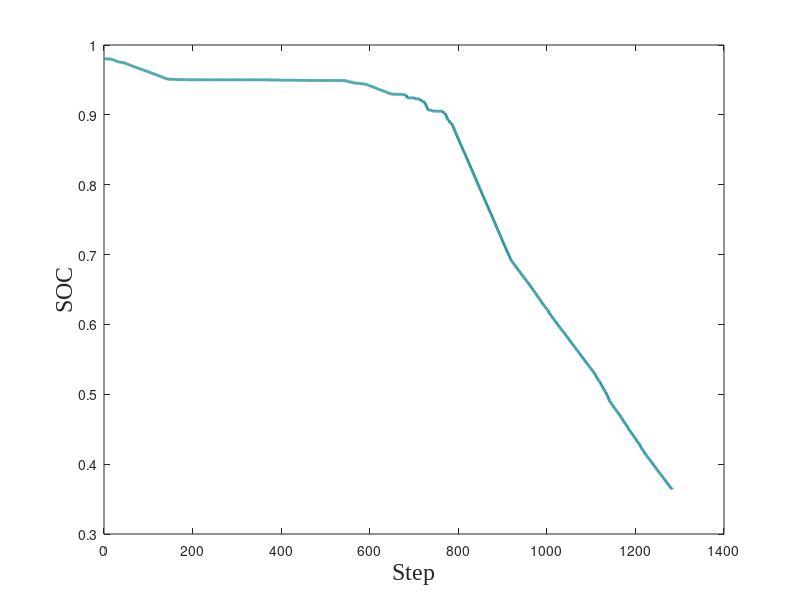

Write MATLAB code to recreate this figure. (Note: this script raises an error after producing the figure.)
%两条路径的SOC对比
clc
clear
close all
load('soc1.mat')
load('soc2.mat')
plot(soc1,'color',[16 137 148]/255,'LineWidth',2.0)
ylabel('SOC','Fontname','Times New Roman','FontSize',17);
xlabel('Step','Fontname','Times New Roman','FontSize',17);
%xlim([0,1283]);
ax = gca;       
ax.XGrid = 'off';
ax.YGrid = 'on';
ax.GridColor = [0 .5 .5];
ax.GridLineStyle = '--';
ax.GridAlpha = 0.9;
set(gcf,'Position',[100 100 1100 700]);
hold on
plot(soc,'r','LineWidth',3.0)
legend('优化前','优化后','location','SouthOutside','FontSize',17);
